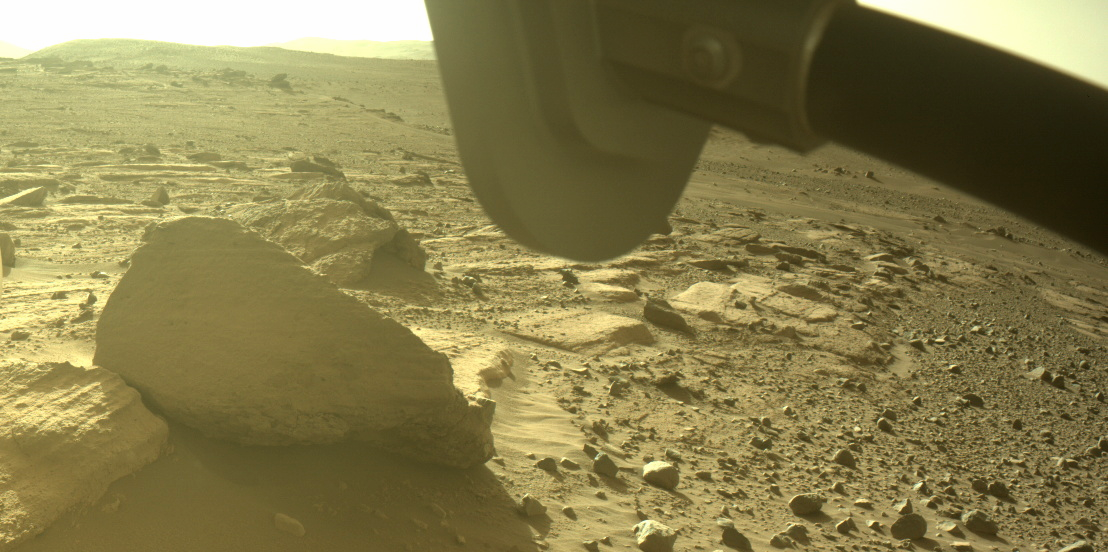
#> input picture Mars_Perseverance_FRF_0749_0733447897_979ECM_N0370000FHAZ00203_10_195J.png, 1108 x 552 px
$ python testimage.py   (older library calls are emulated)
#> lines starting #> are read from the running program, lines starting #| are printed output that depends on the picture
import os
import cv2
import numpy as np
from skimage.feature import local_binary_pattern
from sklearn.linear_model import SGDClassifier
import pickle

# Load the classifier from the pickle file
with open('classifier.pkl', 'rb') as f:
#> (reads classifier.pkl from the repository)
#> further down, img is the input picture: shape (552, 1108, 3); mean B, G, R 76.6, 124.4, 134.2
    data = pickle.load(f)
    if isinstance(data, tuple):
        clf, class_set = data
    else:
        clf = data
        class_set = set()


# Define the preprocess_image and detect_edges functions

def preprocess_image(image):
    img = cv2.cvtColor(image, cv2.COLOR_BGR2GRAY)
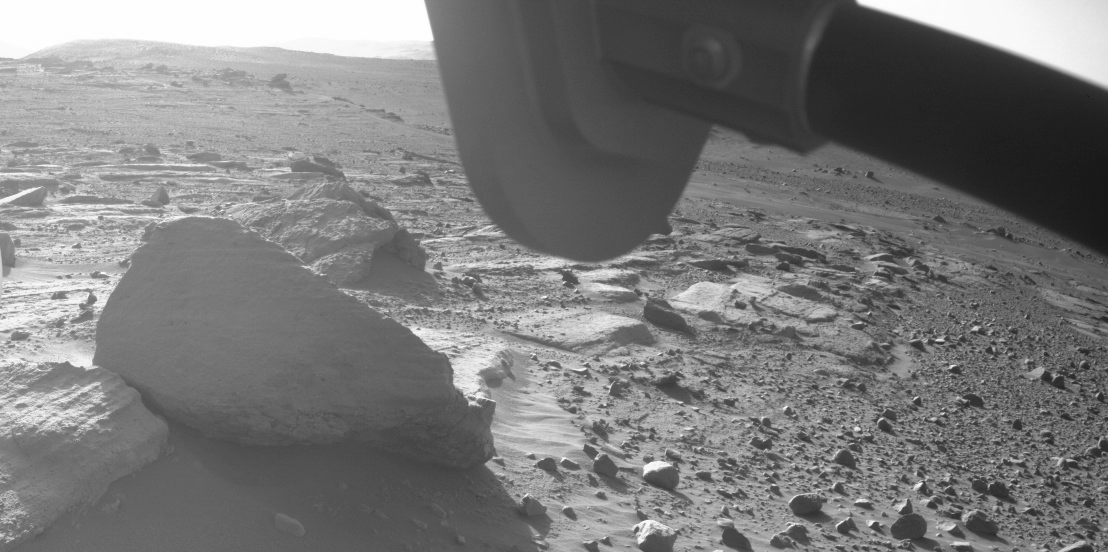
#> img: shape (552, 1108); min 20, max 254, mean 121.9
    img = cv2.equalizeHist(img)
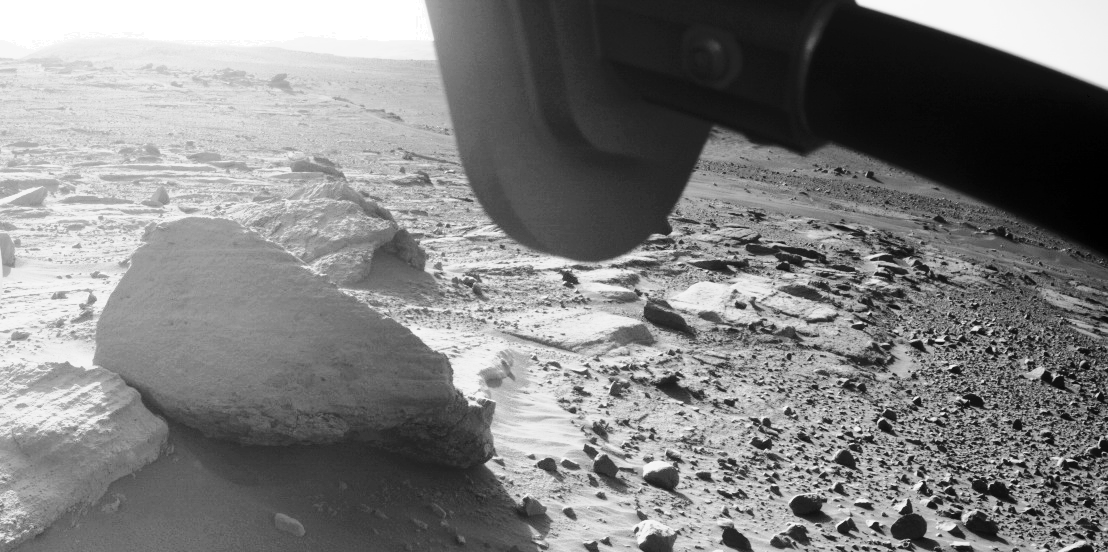
#> img: shape (552, 1108); min 0, max 255, mean 128.4
    img_resized = cv2.resize(img, (100, 100))  # resize the image to 100 x 100 pixels
    return img_resized


def detect_edges(image):
    # Step 1: Apply Gaussian blur to smooth the image and reduce noise
    smoothed_image = cv2.GaussianBlur(image, (3, 3), 0)
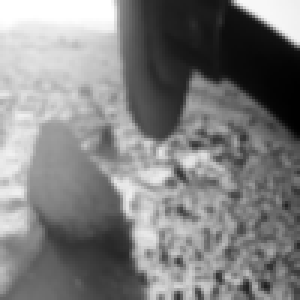
#> smoothed_image: shape (100, 100) (shown 3 times larger); min 1, max 255, mean 128.1

    # Step 2: Detect edges using Canny algorithm
    edges = cv2.Canny(smoothed_image, 100, 200)
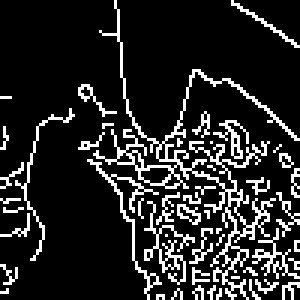
#> edges: shape (100, 100) (shown 3 times larger); 15.2% white in thin lines or dots

    # Step 3: Localize edges using the Laplacian of Gaussian (LoG) method
    log = cv2.GaussianBlur(image, (3, 3), 0)  # apply another Gaussian blur
    log = cv2.Laplacian(log, cv2.CV_64F)
    log = cv2.normalize(log, None, alpha=0, beta=255, norm_type=cv2.NORM_MINMAX, dtype=cv2.CV_8U)
    log[log < 128] = 0  # threshold to remove weak edges
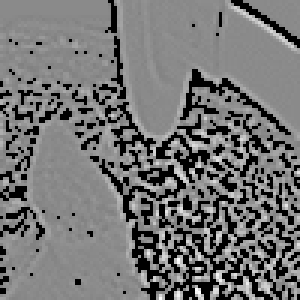
#> log: shape (100, 100) (shown 3 times larger); min 0, max 255, mean 115.5
    log = cv2.dilate(log, None)  # dilate edges for better visualization
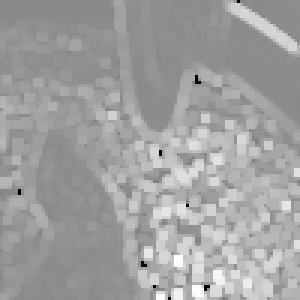
#> log: shape (100, 100) (shown 3 times larger); min 0, max 255, mean 160.5

    # Concatenate the Canny edges and Laplacian of Gaussian edges
    edges = np.concatenate([edges, log], axis=1)
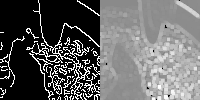
#> edges: shape (100, 200); min 0, max 255, mean 99.6

    # Flatten the edges array to a 1D array
    flattened_edges = edges.flatten()
#> flattened_edges = 20000 values, max 255 at index 38, min 0 at index 0, mean 99.6

    # If the flattened array has fewer elements than max_length, pad it with zeros
    max_length = 78084
    if len(flattened_edges) < max_length:
        padding_length = max_length - len(flattened_edges)
#> padding_length = 58084
        padding = np.zeros(padding_length)
        flattened_edges = np.concatenate([flattened_edges, padding])

    return flattened_edges


# Classify new images
img_paths = [
    'Mars_Perseverance_FRF_0749_0733447897_979ECM_N0370000FHAZ00203_10_195J.png']  # List of paths to new images
for img_path in img_paths:
    img = cv2.imread(img_path)
    img_processed = preprocess_image(img)
    edges_processed = detect_edges(img_processed)
    predicted_label = clf.predict([edges_processed])[0]
#> predicted_label = 'not hazard'
    print(f"Image {img_path} - Predicted label: {predicted_label}")
#| Image Mars_Perseverance_FRF_0749_0733447897_979ECM_N0370000FHAZ00203_10_195J.png - Predicted label: not hazard
